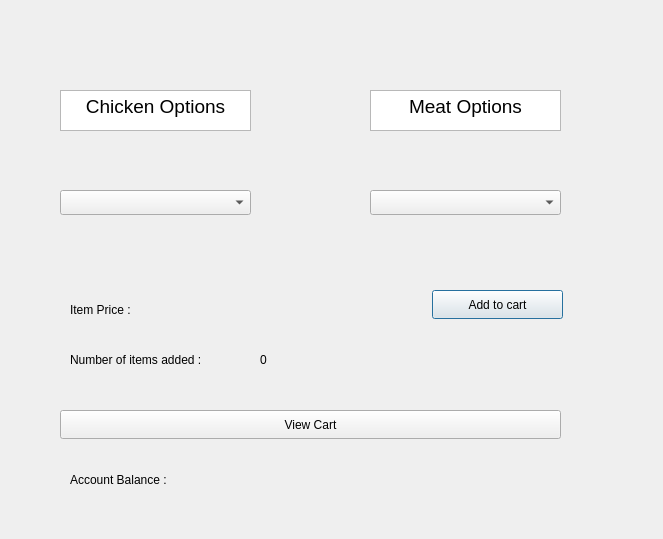
<?xml version="1.0" encoding="UTF-8"?>
<ui version="4.0">
 <class>Dialog</class>
 <widget class="QDialog" name="Dialog">
  <property name="geometry">
   <rect>
    <x>0</x>
    <y>0</y>
    <width>663</width>
    <height>539</height>
   </rect>
  </property>
  <property name="windowTitle">
   <string>Dialog</string>
  </property>
  <widget class="QTextEdit" name="textEdit">
   <property name="geometry">
    <rect>
     <x>60</x>
     <y>90</y>
     <width>191</width>
     <height>41</height>
    </rect>
   </property>
   <property name="html">
    <string>&lt;!DOCTYPE HTML PUBLIC &quot;-//W3C//DTD HTML 4.0//EN&quot; &quot;http://www.w3.org/TR/REC-html40/strict.dtd&quot;&gt;
&lt;html&gt;&lt;head&gt;&lt;meta name=&quot;qrichtext&quot; content=&quot;1&quot; /&gt;&lt;meta charset=&quot;utf-8&quot; /&gt;&lt;style type=&quot;text/css&quot;&gt;
p, li { white-space: pre-wrap; }
hr { height: 1px; border-width: 0; }
li.unchecked::marker { content: &quot;\2610&quot;; }
li.checked::marker { content: &quot;\2612&quot;; }
&lt;/style&gt;&lt;/head&gt;&lt;body style=&quot; font-family:'Segoe UI'; font-size:9pt; font-weight:400; font-style:normal;&quot;&gt;
&lt;p align=&quot;center&quot; style=&quot; margin-top:0px; margin-bottom:0px; margin-left:0px; margin-right:0px; -qt-block-indent:0; text-indent:0px;&quot;&gt;&lt;span style=&quot; font-size:14pt;&quot;&gt;Chicken Options&lt;/span&gt;&lt;/p&gt;&lt;/body&gt;&lt;/html&gt;</string>
   </property>
  </widget>
  <widget class="QTextEdit" name="textEdit_2">
   <property name="geometry">
    <rect>
     <x>370</x>
     <y>90</y>
     <width>191</width>
     <height>41</height>
    </rect>
   </property>
   <property name="html">
    <string>&lt;!DOCTYPE HTML PUBLIC &quot;-//W3C//DTD HTML 4.0//EN&quot; &quot;http://www.w3.org/TR/REC-html40/strict.dtd&quot;&gt;
&lt;html&gt;&lt;head&gt;&lt;meta name=&quot;qrichtext&quot; content=&quot;1&quot; /&gt;&lt;meta charset=&quot;utf-8&quot; /&gt;&lt;style type=&quot;text/css&quot;&gt;
p, li { white-space: pre-wrap; }
hr { height: 1px; border-width: 0; }
li.unchecked::marker { content: &quot;\2610&quot;; }
li.checked::marker { content: &quot;\2612&quot;; }
&lt;/style&gt;&lt;/head&gt;&lt;body style=&quot; font-family:'Segoe UI'; font-size:9pt; font-weight:400; font-style:normal;&quot;&gt;
&lt;p align=&quot;center&quot; style=&quot; margin-top:0px; margin-bottom:0px; margin-left:0px; margin-right:0px; -qt-block-indent:0; text-indent:0px;&quot;&gt;&lt;span style=&quot; font-size:14pt;&quot;&gt;Meat Options&lt;/span&gt;&lt;/p&gt;&lt;/body&gt;&lt;/html&gt;</string>
   </property>
  </widget>
  <widget class="QComboBox" name="ChickenBox">
   <property name="geometry">
    <rect>
     <x>60</x>
     <y>190</y>
     <width>191</width>
     <height>25</height>
    </rect>
   </property>
  </widget>
  <widget class="QComboBox" name="MeatBox">
   <property name="geometry">
    <rect>
     <x>370</x>
     <y>190</y>
     <width>191</width>
     <height>25</height>
    </rect>
   </property>
  </widget>
  <widget class="QLabel" name="label">
   <property name="geometry">
    <rect>
     <x>70</x>
     <y>300</y>
     <width>81</width>
     <height>20</height>
    </rect>
   </property>
   <property name="text">
    <string>Item Price :</string>
   </property>
  </widget>
  <widget class="QLabel" name="label_2">
   <property name="geometry">
    <rect>
     <x>70</x>
     <y>350</y>
     <width>181</width>
     <height>20</height>
    </rect>
   </property>
   <property name="text">
    <string>Number of items added :</string>
   </property>
  </widget>
  <widget class="QLabel" name="itemPrice">
   <property name="geometry">
    <rect>
     <x>260</x>
     <y>300</y>
     <width>61</width>
     <height>20</height>
    </rect>
   </property>
   <property name="text">
    <string/>
   </property>
  </widget>
  <widget class="QLabel" name="itemsNumber">
   <property name="geometry">
    <rect>
     <x>260</x>
     <y>350</y>
     <width>63</width>
     <height>20</height>
    </rect>
   </property>
   <property name="text">
    <string>0</string>
   </property>
  </widget>
  <widget class="QPushButton" name="addToCart">
   <property name="geometry">
    <rect>
     <x>432</x>
     <y>290</y>
     <width>131</width>
     <height>29</height>
    </rect>
   </property>
   <property name="text">
    <string>Add to cart</string>
   </property>
  </widget>
  <widget class="QPushButton" name="pushButton">
   <property name="geometry">
    <rect>
     <x>60</x>
     <y>410</y>
     <width>501</width>
     <height>29</height>
    </rect>
   </property>
   <property name="text">
    <string>View Cart</string>
   </property>
  </widget>
  <widget class="QLabel" name="label_3">
   <property name="geometry">
    <rect>
     <x>70</x>
     <y>470</y>
     <width>121</width>
     <height>20</height>
    </rect>
   </property>
   <property name="text">
    <string>Account Balance :</string>
   </property>
  </widget>
  <widget class="QLabel" name="accountBalance">
   <property name="geometry">
    <rect>
     <x>260</x>
     <y>470</y>
     <width>63</width>
     <height>20</height>
    </rect>
   </property>
   <property name="text">
    <string/>
   </property>
  </widget>
  <widget class="QLabel" name="chooseCart">
   <property name="geometry">
    <rect>
     <x>440</x>
     <y>350</y>
     <width>121</width>
     <height>20</height>
    </rect>
   </property>
   <property name="text">
    <string/>
   </property>
  </widget>
 </widget>
 <resources/>
 <connections/>
</ui>
